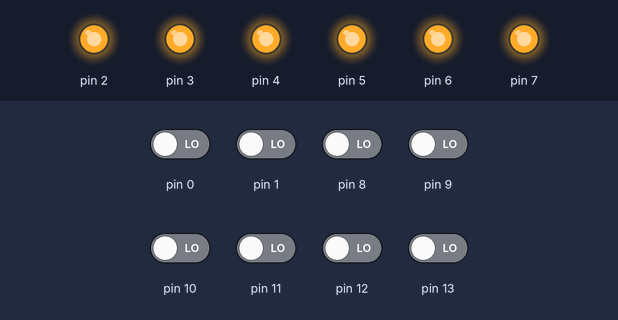
Bench run of a sketch on a simulated Arduino Uno, built with avr-gcc and run on an emulated ATmega328P. Shown: output pins drawn as LEDs (lit = HIGH). The test bench sets the inputs (shaded band); at power-on: pin 0, pin 1, pin 8–13 LOW.

Above: at 1.2 s.
1.3 s: pin 0 driven HIGH
At 1.5 s:
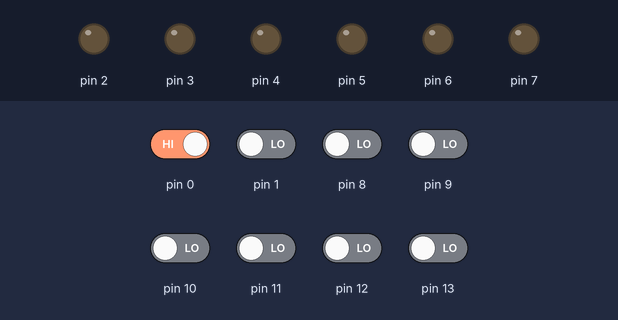
At 2.15 s:
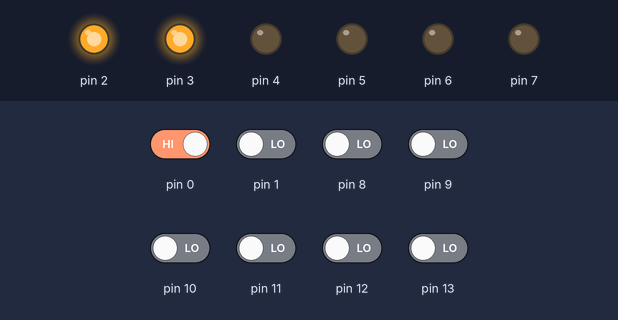
4.3 s: pin 0 driven LOW
7.3 s: pin 8 driven HIGH
At 8.2 s:
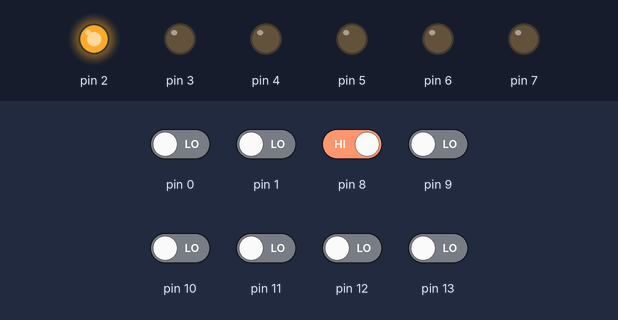
Timing chart, 0 to 10.3 s (numbered marks = the images above; inputs shaded):
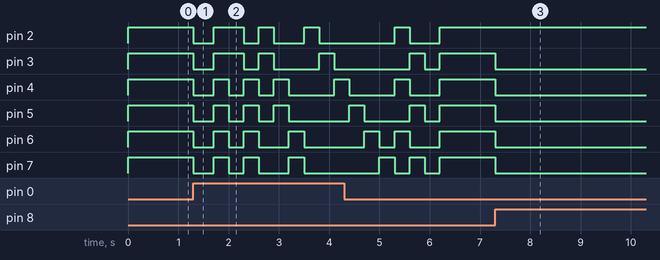

Measured:
- after the input at 1.3 s, pin 2: goes LOW 0.40 s, HIGH 0.60 s, LOW 0.30 s, HIGH 0.30 s, LOW 0.60 s, HIGH 0.30 s, then LOW, starting at once; pin 3: goes LOW 0.40 s, HIGH 0.60 s, LOW 0.30 s, HIGH 0.30 s, LOW 0.90 s, HIGH 0.30 s, then LOW, starting at once
- after the input at 7.3 s, pin 3–7: HIGH → LOW at once

The sketch:

main.ino
```cpp
#ifndef OUTPUT
// for IDE LSP to keep silent
#define digitalWrite(...) (0)
#define digitalRead(...) (0)
#define delay(...) (0)
#define pinMode(...) (0)
#define OUTPUT 1
#define INPUT 1
#define HIGH 1
#define LOW 0
#define BIN 1
#define HEX 1

// https://docs.arduino.cc/retired/hacking/software/PortManipulation/
// 8-13
int DDRB = 0b11111111;
int PORTB;
int PINB;

// 0-7
int DDRD = 0b11111111;
int PORTD;
int PIND;

typedef struct {
  void (*write)();
  void (*begin)();
  void (*print)();
} _Serial;

_Serial Serial;

#endif

#define DEBUGA

#ifdef DEBUG
#define log Serial.print
#else
#define log(...)
#endif

#define ITERATE_MODE 0
#define RESET_MODE 1

int intrupt = 0;
int light_to_toggle = 0;
int reset_button = 0;
int toggle_button = 0;
int reset_seq = 0;

int ranks_map[33] = {0};
int rank_record[6] = {};
int reset_flicker_pattren[16] =
    {
        // all_on   all_off     even_on     odd_on      1st on       2nd on
        0b11111100, 0b00000000, 0b10101000, 0b01010100, 0b10000000, 0b01000000,
        // 3rd on   4th on      5th on       6th on     1-2 on      3-4 on
        0b00100000, 0b00010000, 0b00001000, 0b00000100, 0b11000000, 0b00110000,
        // 5-6 on   1-4 on      5-6on       all on
        0b00001100, 0b11110000, 0b00001111, 0b11111100,
};

int rank_index = 0;
int rank_show_index = 0;

void reset_rank_status() {
  rank_index = 0;
  rank_show_index = 0;
  ranks_map[0b000001] = -1;
  ranks_map[0b000010] = -1;
  ranks_map[0b000100] = -1;
  ranks_map[0b001000] = -1;
  ranks_map[0b010000] = -1;
  ranks_map[0b100000] = -1;
  for (int i = 0; i < 6; i++) rank_record[i] = 0;
}

void output_setup() { DDRD = 0b11111100; }

void input_setup() { DDRB = 0b00000000; }

void setup() {
  // Serial.begin(9600);
  output_setup();
  input_setup();
  reset_rank_status();
}

// this is for debug purpose
// remeber using Serial will interfer
// with tx pins, so don't use this in  produtcion
// when tx pin is being used to control something
void print_ranks() {
  log("Ranks\n========\n");
  for (int i = 0; i < 6; i++) {
    log(i);
    log("\t: ");
    switch (rank_record[i]) {
      case 0b000001: {
        log("port8");
        break;
      }
      case 0b000010: {
        log("port9");
        break;
      }
      case 0b000100: {
        log("port10");
        break;
      }
      case 0b001000: {
        log("port11");
        break;
      }
      case 0b010000: {
        log("port12");
        break;
      }
      case 0b100000: {
        log("port13");
        break;
      }
      default:
        log("unknown");
    }
    if (i == rank_show_index) log("\t(active)");
    log("\n");
  }
  log("========\n");
}

void reset_shower() {
  PORTD = reset_flicker_pattren[reset_seq--];
  delay(300);
}

void loop() {
  if (reset_seq > 0) {
    reset_shower();
    return;
  }
  // capture the inrupt
  intrupt = PINB & 0b00111111;
  if (intrupt && ranks_map[intrupt] < 0 && rank_index < 6) {
    ranks_map[intrupt] = rank_index;
    rank_record[rank_index++] = intrupt;
  }
  // choose the light to be toggled
  light_to_toggle = (rank_show_index < (rank_index)? rank_record[rank_show_index]: 0b00111111);

  // check for toggle button
  toggle_button = (PIND & 0b10) >> 1;

  // check for reset button
  reset_button = PIND & 0b01;

  // enable the light
  PORTD = (light_to_toggle << 2);

  if (toggle_button) {
    rank_show_index = (rank_show_index + 1) % (rank_index + 1);
    delay(200);
  }

  if (reset_button) {
    PORTD = 0;
    reset_seq = 16;
    reset_rank_status();
  }
  delay(100);
}
```
